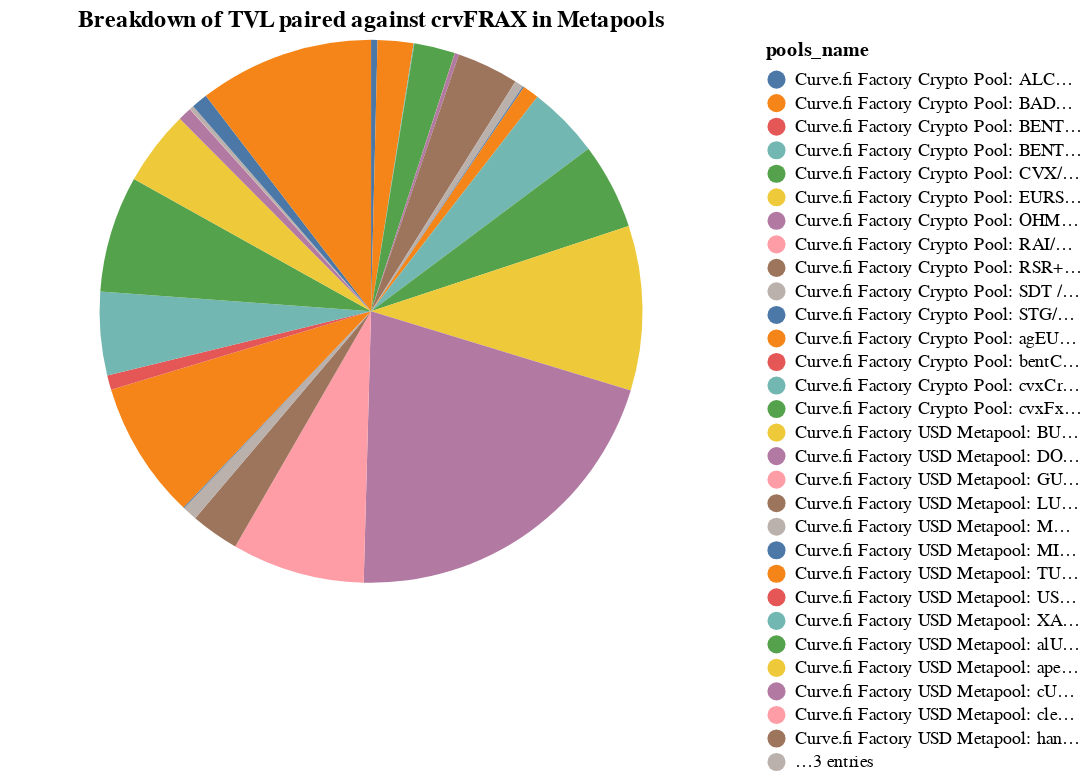

This figure's notebook cell:
### Code cell
chart_tvl_breakdown(df_fraxbp, "crvFRAX")

### Figure 1 — Vega-Lite specification as saved in the notebook (floating-point values rounded to 4 significant figures)
{"config": {"view": {"continuousWidth": 400, "continuousHeight": 300}}, "data": {"name": "data-02932ac139f82c7cdb8441cc9d220804"}, "mark": "arc", "encoding": {"color": {"field": "pools_name", "type": "nominal"}, "theta": {"field": "reserves_usd", "type": "quantitative"}, "tooltip": [{"field": "pools_name", "type": "nominal"}, {"field": "reserves_usd", "format": ",d", "type": "quantitative"}]}, "title": "Breakdown of TVL paired against crvFRAX in Metapools", "$schema": "https://vega.github.io/schema/vega-lite/v4.17.0.json", "datasets": {"data-02932ac139f82c7cdb8441cc9d220804": [{"pools_name": "Curve.fi Factory Crypto Pool: ALCX/FraxBP", "reserves_usd": 473700.0}, {"pools_name": "Curve.fi Factory Crypto Pool: BADGER/FRAXBP", "reserves_usd": 2633000.0}, {"pools_name": "Curve.fi Factory Crypto Pool: BENT/FRAX", "reserves_usd": 1.23e-18}, {"pools_name": "Curve.fi Factory Crypto Pool: BENT/FraxBP", "reserves_usd": 58180.0}, {"pools_name": "Curve.fi Factory Crypto Pool: CVX/FraxBP", "reserves_usd": 3015000.0}, {"pools_name": "Curve.fi Factory Crypto Pool: EURS/FRAXBP", "reserves_usd": 9671.0}, {"pools_name": "Curve.fi Factory Crypto Pool: OHM/FRAXBP", "reserves_usd": 309000.0}, {"pools_name": "Curve.fi Factory Crypto Pool: RAI/FRAXBP", "reserves_usd": 4.747e-18}, {"pools_name": "Curve.fi Factory Crypto Pool: RSR+FRAX/USDC (FRAXBP)", "reserves_usd": 4550000.0}, {"pools_name": "Curve.fi Factory Crypto Pool: SDT / FRAXBP", "reserves_usd": 647200.0}, {"pools_name": "Curve.fi Factory Crypto Pool: STG/FRAX-USDC", "reserves_usd": 98590.0}, {"pools_name": "Curve.fi Factory Crypto Pool: agEUR/FRAXBP", "reserves_usd": 1201000.0}, {"pools_name": "Curve.fi Factory Crypto Pool: bentCVX/FraxBP", "reserves_usd": 80.14}, {"pools_name": "Curve.fi Factory Crypto Pool: cvxCrv/FraxBP", "reserves_usd": 5294000.0}, {"pools_name": "Curve.fi Factory Crypto Pool: cvxFxs/FraxBP", "reserves_usd": 6347000.0}, {"pools_name": "Curve.fi Factory USD Metapool: BUSDFRAXBP", "reserves_usd": 12140000.0}, {"pools_name": "Curve.fi Factory USD Metapool: DOLA/FRAXBP", "reserves_usd": 25640000.0}, {"pools_name": "Curve.fi Factory USD Metapool: GUSDFRAXBP", "reserves_usd": 9784000.0}, {"pools_name": "Curve.fi Factory USD Metapool: LUSDFRAXBP", "reserves_usd": 3560000.0}, {"pools_name": "Curve.fi Factory USD Metapool: MAI+FRAXBP", "reserves_usd": 1083000.0}, {"pools_name": "Curve.fi Factory USD Metapool: MIMFRAXBP", "reserves_usd": 74900.0}, {"pools_name": "Curve.fi Factory USD Metapool: TUSDFRAXBP", "reserves_usd": 10140000.0}, {"pools_name": "Curve.fi Factory USD Metapool: USDDFRAXBP", "reserves_usd": 1071000.0}, {"pools_name": "Curve.fi Factory USD Metapool: XAI/FRAXBP", "reserves_usd": 6127000.0}, {"pools_name": "Curve.fi Factory USD Metapool: alUSDFRAXBP", "reserves_usd": 8584000.0}, {"pools_name": "Curve.fi Factory USD Metapool: apeUSDFRAXBP", "reserves_usd": 5526000.0}, {"pools_name": "Curve.fi Factory USD Metapool: cUSD/FRAXBP", "reserves_usd": 1000000.0}, {"pools_name": "Curve.fi Factory USD Metapool: clevUSDFRAXBP", "reserves_usd": 18910.0}, {"pools_name": "Curve.fi Factory USD Metapool: handleUSD", "reserves_usd": 592.3}, {"pools_name": "Curve.fi Factory USD Metapool: msUSD/FRAXBP", "reserves_usd": 300000.0}, {"pools_name": "Curve.fi Factory USD Metapool: pUSDFRAXBP", "reserves_usd": 1194000.0}, {"pools_name": "Curve.fi Factory USD Metapool: sUSDFRAXBP", "reserves_usd": 12880000.0}]}}
